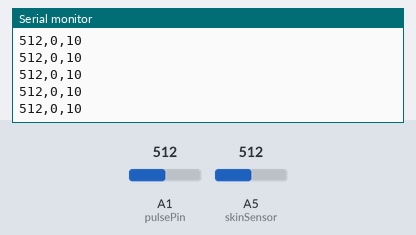
The sketch below on a simulated Arduino Uno, built with avr-gcc and run on an emulated ATmega328P. Shown: the last lines printed to the serial monitor. Inputs (shaded band) come from the test bench; at power-on: A5 (skinSensor) = 512, A1 (pulsePin) = 512.

Above: at 1.2 s.
1.3 s: A5 (skinSensor) set to 11
At 2.1 s:
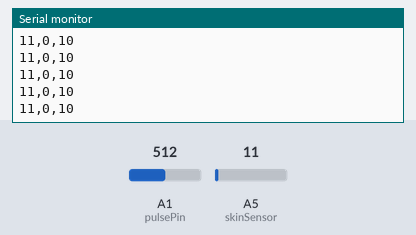
2.8 s: A5 (skinSensor) set to 8
At 3.4 s:
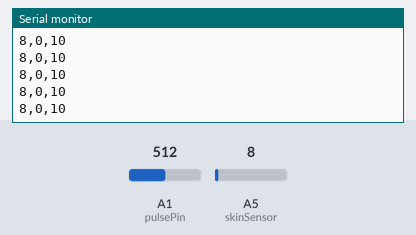
8.8 s: A5 (skinSensor) set to 89
At 9.8 s:
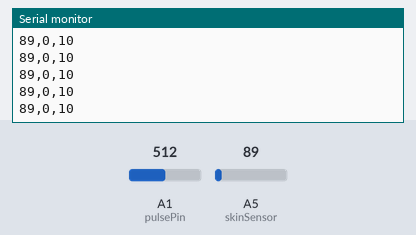
10.3 s: A5 (skinSensor) set to 106
At 11.3 s:
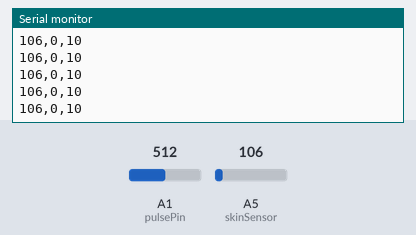
Timing chart, 0 to 12.8 s (numbered marks = the images above; inputs shaded):
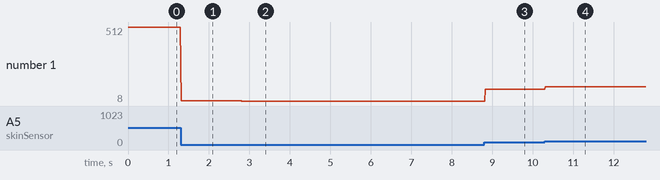

Measured:
- after the input at 1.3 s, the serial monitor: prints a new line at once (image 1)
- after the input at 2.8 s, the serial monitor: prints a new line at once (image 2)
- after the input at 8.8 s, the serial monitor: prints a new line at once (image 3)
- after the input at 10.3 s, the serial monitor: prints a new line at once (image 4)
- plotted number 1: 512 → 11 after the input at 1.3 s, 11 → 8 after the input at 2.8 s, 8 → 89 after the input at 8.8 s, 89 → 106 after the input at 10.3 s

The sketch:

SensorGraphArduino.ino
```cpp
//This is the main file that communicates with Arduino microcontroller.
// Connected to Arduino are two sensors: Galvanic Skin Response (pin A1) and Pulse sensor (oin A2). More sensors can be added.

// The signal from GSR is ready to send to PROCESSING in its raw form, however signal from the Pulse sensor needs to go via additional detection algorithm to pass only the signal when
// a beat is detected. The detection is tailored to suit Pulse sensor like this one https://pulsesensor.com, results were validated against another more reliable reference heart rate monitoring instrument.

//Diana Kardys

const int skinSensor = A5; // Galvanic Skin Response (GSR) sensor  connected to analog pin A5
const int pulsePin = A1;  // Pulse Sensor purple wire connected to analog pin A2

int counter = 0;

//______________________________Initialise values needed for processing pulse sensor
 const int arrayLenght = 40; // create empty array of 40 values in order to store incoming 50 samples, this is an
                           //estimated length. The purpose is to create an array of 40 cells which will be continuously
                           //updated once the array gets full, a new set of values will replace the old ones.
 int BPMArray[6] = {60,60,60,60,60,60};  //BPMArray[6] is an array with 6 values
 int valuesArray[arrayLenght];
 //______________________________

 // Pulse sensor
 // Method for storing previous and current beat, 'millis' is Arduino library to create a timer
 unsigned long LastTime = millis(); // LastTime = last milisecond since the program started. Once LastTime detects a signal, LastTime will be stored in millis
                                   // The first time a beat is detected it is stored as LastTime
 unsigned long CurrentTime = millis(); //THe following beat is stored as CurrentTime whilst the previous beat movees to be stored as LastTime, and it goes on in a loop
 int BPM = 0; //initialise, by =0 we assume there are no beats detected beforehand (no difference between LastTime and BPM)
 int beatOn = 0; //variable for storing the status of detected peak level, at any time it has value of 0 or 1, where 1=peak detected, 0=no peak

 String beat = ""; //the string value will send the data within " " and send it forward to Processing (i.e the serial data connection)

//Arduino library
void setup(){ //Java
  pinMode(skinSensor,INPUT); //Arduino method: assign the Arduino pin to the GSR sensor so the correct data is stored
  pinMode(pulsePin,INPUT); // Arduino method: assign the Arduino pin to the Pulse sensor so the correct data is stored
  Serial.begin(9600); //Arduino method: the speed at which the serial port will communicate with Arduino
}

//____________________________________READ VALUES FROM PULSE SENSOR
void loop(){ //Java method overwritten by Arduino to loop
  int skinSensorValue = analogRead(skinSensor); // analogRead= Arduino method which reads the input
  int currentValue = analogRead(pulsePin); // analogRead= Arduino method which reads the input, i.e. get the value from the sensor

   //___________________________________PROCESSING READ PULSE SENSOR VALUES INTO ARRAY OF 40 CELLS
  if(sizeof(valuesArray) < arrayLenght){    //sizeof will return number of items in an array (equivalent to Matlab 'numel'). IF THERE ARE LESS THAN 40 VALUES...
    valuesArray[(sizeof(valuesArray) - 1)] = currentValue; //save val to array   ...ADD ONE VALUE
  } else {
    for(int i=0; i < arrayLenght-1; i++){ //shift array values, use the array of 50 cells to fill with data ...OR SHIFT ARRAY OF CURRENT VALUES ONE TO THE LEFT...
      valuesArray[i] = valuesArray[i+1];  // shift the values so that incoming samples can be added to the array  ...PERFORM THE SHIFTING SO WE CAN ADD ONE MORE SAMPLE WAITING
    //Serial.println(valuesArray[i]);
    }
    valuesArray[arrayLenght - 1] = currentValue; // ..AND FINALLY PUT THE WAITING SAMPLE IN THE TRAIN (i.e. append at the end of 40 cell array,
                                                //arrayLenght starts at 0 therefore we have to say 'arrayLenght - 1')
  }                //array processing loop ends

//Pulse sensor processing
//Code to retrieve peaks from continuous stream of data
  int lowest = 0; //these two variables will keep track of the lowest, highest of the 50 sample arrays
  int highest = 0;
  int mid = 0; //this variable will store the average value of the 40 sample arrays (sum of 40 array values/number of values)

  for(int i=0; i < arrayLenght; i++){  //loop through array of 40 samples to find...
    if(lowest == 0){ lowest = valuesArray[i]; } //...find lowest value: 'if(lowest == 0)' then set it to the corresponding value of  'valuesArray[i]'
    if(highest == 0){ highest = valuesArray[i]; } //...find highest value: 'if(highest == 0)' then set it to the corresponding value of  'valuesArray[i]'
                                                //lowest and highest are only for the first sample which is=0, when the program is started, afterwards
                                                //these two commands are not executed although the loop continues to run and execute the rest of the code below
    if(valuesArray[i] < lowest){ lowest = valuesArray[i]; } //...if we found even lower value than the previous 'lowest', then replace it, otherwise do nothing
    if(valuesArray[i] > highest){ highest = valuesArray[i]; }//...if we found even higher value than the previous 'highest', then replace it, otherwise do nothing
    mid = (lowest + highest) / 2; //calculate mid-point of the current array of 40 samples
  } //loop for finding highest and lowest ends


  //______________________________DETECT HEART BEAT
  CurrentTime = millis(); //millis = tells me the current time stored from the beginning of the program (defined earlier). The empty brackets'()'store whatever time it is in miliseconds
  if((LastTime + 300) < CurrentTime){
    if(currentValue > mid){ //set the 'mid' as threshold for detecting beats, if signal stored in currentValue is above it then count is as a beat
      if(beatOn == 0){ //keep track of the state of the beat: is it on(=1) or off(=0)
        int x = 60/(((float)CurrentTime - (float)LastTime)/1000); // x=BPM, CurrentTime-LastTime is the time difference between peaks of two consecutive beats
                                                                  //needed to specify floats, otherwise would have errors
        //_________PERFORM ERROR HANDLING - CHECK VALIDITY OF DETECTED BEATS
        if(x > 40 && x < 200){ //if the heart heat is within the possible range I set i.e. 40-200 BPM then it is a valid beat
          BPMArray[0] = BPMArray[1]; //shift again to make space for the incoming x
          BPMArray[1] = BPMArray[2]; //shift again to make space for the incoming x
          BPMArray[2] = BPMArray[3]; //shift again to make space for the incoming x
          BPMArray[3] = BPMArray[4]; //shift again to make space for the incoming x
          BPMArray[4] = BPMArray[5]; //shift again to make space for the incoming x
          BPMArray[5] = x; //place x
          BPM = (BPMArray[0] + BPMArray[1] + BPMArray[2] + BPMArray[3] + BPMArray[4] + BPMArray[5]) / 6;
        }
        beatOn = 1;
        LastTime = CurrentTime - 0;   //This time latency has been set to 0 - this was the problem with the code before. Push the value of current time into the LastTime so we cann execute the loop agaiin and compute the time differences
                                     //between LastTime - CurrentTime;
      }
    }
  } else {
    beatOn = 0;
    beat = " no beat ";
  }
  delay(10); //slow down data transmission to avoid crushing the program
  Serial.println((String)skinSensorValue + "," + (String)BPM +",10"); //the actual printing command (ARDUINO method),
                                                                     //this will pass on values from pin A1 in its raw form and pin A2 after it has gone through beat detection algorithm
                                                                     //those signals will then be picked up by PROCESSING for live display
  delay(10);// delay again to smooth out the program flow between the printed lines
}
```
